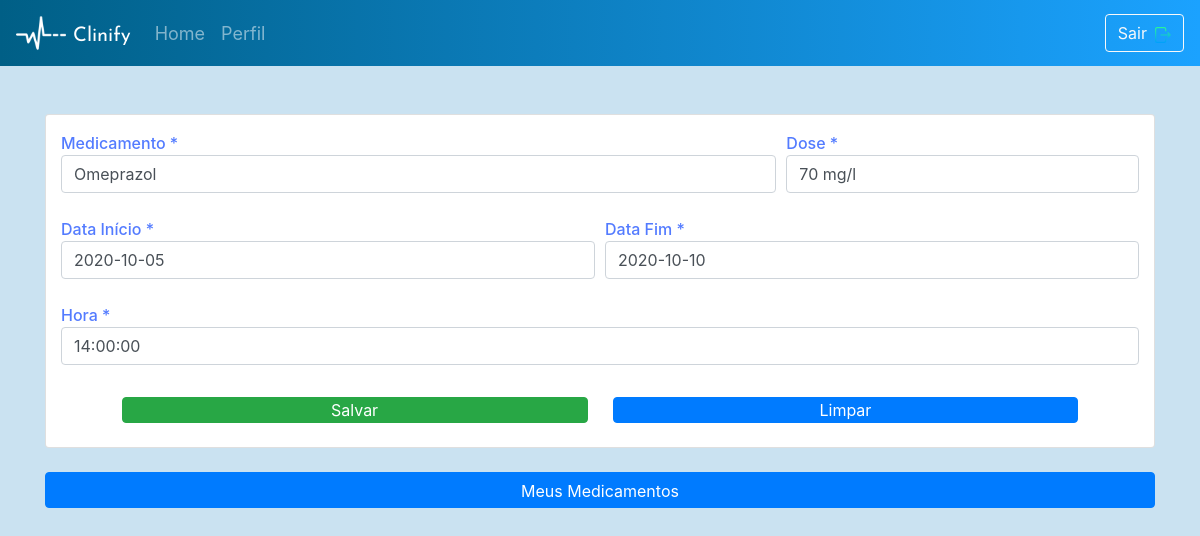
The app's page /Templates/medication/update/70/omeprazol/ (signed in) with its own data.
### server_app/models.py (models this page shows, shortened)
class UserMedication(models.Model):
    user                 = models.ForeignKey(User, on_delete=models.CASCADE)
    medication_name_med  = models.CharField(max_length=200)
    dosis_name_med       = models.CharField(max_length=30)
    init_date_med        = models.DateField()
    end_date_med         = models.DateField()
    time_med             = models.TimeField()
    slug                 = models.SlugField(default='slug')
    objects = models.Manager()

### server_app/views.py (the view, shortened to what this page needs)
# urls.py: url(r'^medication/update/(?P<pk>[0-9]+)/(?P<slug>[-\w\d]+)/$', MedicationUpdateView.as_view(), name='medication'),
@method_decorator(login_required(login_url="/logout/"), name='dispatch')
class MedicationUpdateView(UpdateView):  ### UPDATE
    template_name = "medication.html"
    model = UserMedication
    form_class = MedicationForm

### server_app/forms.py
class MedicationForm(ModelForm):
    class Meta:
        model = UserMedication
        fields = ['medication_name_med', 'dosis_name_med', 'init_date_med', 'end_date_med', 'time_med']
    def __init__(self, *args, **kwargs):
        super(MedicationForm, self).__init__(*args, **kwargs)
        self.fields['medication_name_med'].widget.attrs.update({'placeholder': 'Paracetamol', 'class': 'form-control', 'required': ''})
        self.fields['dosis_name_med'].widget.attrs.update({'placeholder': '30 mg/l', 'class': 'form-control', 'required': ''})
        self.fields['init_date_med'].widget.attrs.update({'placeholder': 'YYYY-MM-DD', 'class': 'form-control', 'id': 'datepicker', 'required': ''})
        self.fields['end_date_med'].widget.attrs.update({'placeholder': 'YYYY-MM-DD', 'class': 'form-control', 'id': 'datepicker1', 'required': ''})
        self.fields['time_med'].widget.attrs.update({'placeholder': 'HH:MM:SS', 'class': 'form-control', 'required': ''})

### Templates/medication.html (shortened to what this page needs)
<!DOCTYPE html>
{% extends 'base.html' %}
    {% block content %}
        {% load static %}
        <link rel="stylesheet" href="https://cdnjs.cloudflare.com/ajax/libs/datepicker/0.6.5/datepicker.min.css" />
    </head>
    <body class="medication-screen">
        <nav class="navbar navbar-expand-md navbar-dark">
            <img class="nav-icon" src="{% static 'images\heartbeat-logo-144.png' %}">
            <a class="navbar-brand" href="https://fonts.googleapis.com/css?family=Josefin+Sans:600&display=swap" rel="stylesheet">Clinify</a>
            <div class="collapse navbar-collapse" id="navbarSupportedContent">
                <ul class="navbar-nav mr-auto">
                    <a class="nav-link" href="{% url 'home' %}">Home</a>
                    <a class="nav-link" href="{% url 'temp:profile' %}">Perfil</a>
                </ul>
                <form class="form-inline" method="POST">
                    <a href="#" data-toggle="modal" data-target="#myModal"><button class="btn btn-outline-light btn-auto">Sair<img class="pl-2" src="{% static 'images/logout.png' %}"></button></a>
                </form>
            </div>
        </nav>
        <section class="container mt-5">
            <div class="card" id="card-opacity">
                <div class="container">
                    <form enctype="multipart/form-data" method="POST">
                        <div class="form-row mt-3 mb-3">
                            <div class="col-8">
                                <label class="lbl2">Medicamento *</label>
                                {{form.medication_name_med}}
                            </div>
                            <div class="col-4">
                                <label class="lbl2">Dose *</label>
                                {{ form.dosis_name_med }}
                            </div>
                        </div>
                        <div class="form-row mt-4 mb-3">
                            <div class="col-6">
                                <label class="lbl2">Data Início *</label>
                                {{ form.init_date_med }}
                            </div>
                            <div class="col-6">
                                <label class="lbl2">Data Fim *</label>
                                {{ form.end_date_med }}
                            </div>
                        </div>
                        <div class="form-row mt-4 mb-3">
                            <div class="col-12">
                                <label class="lbl2">Hora *</label>
                                {{ form.time_med }}
                            </div>
                        </div>
                    </div>
                    <div class="form-row justify-content-center mt-3 mb-4">
                        <button class="btn btn-success col-5 pt-0 pb-0" style="color: white;">Salvar</button>
                        <span style="width: 25px"></span>
                        <input type="reset" value="Limpar" class="btn btn-primary col-5 pt-0 pb-0">
                    </div>
            </div>
            <a href="{% url 'temp:medication_list' %}" type="submit" class="btn btn-primary col-12 mt-4 pb-1">Meus Medicamentos</a>
        </section>
    {% endblock %}

### static/css/screens.css (style rules this page uses)
.intro-screen, .signup-screen, .forgpassword-screen, .navbar { background: linear-gradient(90deg, rgba(0,95,134,100) 0%, rgba(27,162,255,100)100%); }
.navbar-brand { padding-left: 7px; margin-top: 6px; font-size: x-large; color: white; font-family: 'Josefin Sans', sans-serif; }
.nav-icon { height: 50px; width: 50px; }
.msg-text, .profile-screen, .edit-profile, .medication-screen, .diet-screen, .appointment-screen, .exercise-screen, .home-screen, .stresslevel-screen { background-color: rgb(202, 226, 241); }
.nav-link { color: white; font-size: 18px; }
.lbl1, .lbl2, .exerc { margin-bottom: -8px; font-weight: 500; }
.th, .lbl2 { font-size: medium; }
.aster, .lbl2, .lbl3, .badge-exerc { color: rgb(83, 123, 255) }

### records on screen
UserMedication: medication_name_med "Omeprazol", dosis_name_med "70 mg/l", init_date_med "2020-10-05", end_date_med "2020-10-10", time_med "14:00:00"
